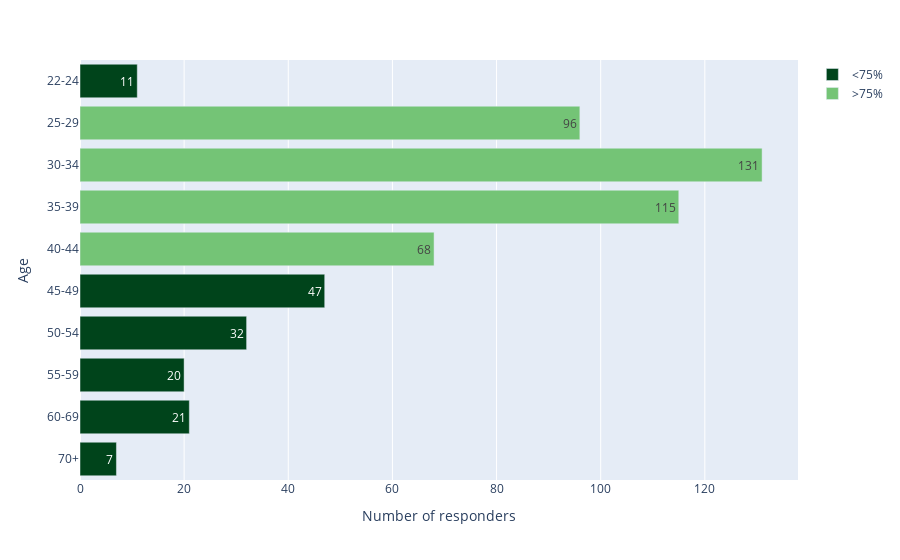

Source (notebook cell):
### Markdown cell above
#### **Age** 

In the 30-34 age range, the highest participation is observed, comprising 23.9% of the respondents. **Approximately 75% of the participants are in the 25-44 age range, which shows a wide representation in this age group**. However, it is relevant to mention that the remaining 25% are distributed from 45 years of age to over 70 years of age. This diversity in age ranges highlights the presence of professionals from different generations in the data science community, enriching the variety of perspectives and experiences within the field.

### Code cell
gen_exp = df_prue.groupby(["Q2"],as_index=False).size()
gen_exp['avg_num'] = round((gen_exp['size'] / gen_exp['size'].sum())*100,1)
gen_exp['avg']=gen_exp['avg_num'].apply(lambda a: str(a)+ '%')
color=['<75%']*1 +  ['>75%']*4  +['<75%']*5
fig = px.bar(gen_exp, x="size", y='Q2', color=color,  text_auto=True,orientation='h', text='avg',
                   category_orders={"Q2":q2_i},
                   color_discrete_sequence=['rgb(0,68,27)','rgb(116,196,118)','rgb(35,139,69)'])
fig.layout.legend.title.text = ''
fig.update_layout(yaxis_title="Age")
fig.update_xaxes(title_text="Number of responders")
fig.show()

### Figure 1 — Plotly figure (JSON) as saved in the notebook; plotly's stock layout.template omitted (floating-point values rounded to 4 significant figures)
{"data": [{"alignmentgroup": "True", "hovertemplate": "color=<75%<br>size=%{x}<br>Q2=%{y}<br>avg=%{text}<extra></extra>", "legendgroup": "<75%", "marker": {"color": "rgb(0,68,27)", "pattern": {"shape": ""}}, "name": "<75%", "offsetgroup": "<75%", "orientation": "h", "showlegend": true, "text": ["2.0%", "8.6%", "5.8%", "3.6%", "3.8%", "1.3%"], "textposition": "auto", "texttemplate": "%{x}", "type": "bar", "x": [11, 47, 32, 20, 21, 7], "xaxis": "x", "y": ["22-24", "45-49", "50-54", "55-59", "60-69", "70+"], "yaxis": "y"}, {"alignmentgroup": "True", "hovertemplate": "color=>75%<br>size=%{x}<br>Q2=%{y}<br>avg=%{text}<extra></extra>", "legendgroup": ">75%", "marker": {"color": "rgb(116,196,118)", "pattern": {"shape": ""}}, "name": ">75%", "offsetgroup": ">75%", "orientation": "h", "showlegend": true, "text": ["17.5%", "23.9%", "21.0%", "12.4%"], "textposition": "auto", "texttemplate": "%{x}", "type": "bar", "x": [96, 131, 115, 68], "xaxis": "x", "y": ["25-29", "30-34", "35-39", "40-44"], "yaxis": "y"}], "layout": {"barmode": "relative", "legend": {"title": {"text": ""}, "tracegroupgap": 0}, "margin": {"t": 60}, "xaxis": {"anchor": "y", "domain": [0, 1], "title": {"text": "Number of responders"}}, "yaxis": {"anchor": "x", "categoryarray": ["70+", "60-69", "55-59", "50-54", "45-49", "40-44", "35-39", "30-34", "25-29", "22-24", "18-21"], "categoryorder": "array", "domain": [0, 1], "title": {"text": "Age"}}}}
